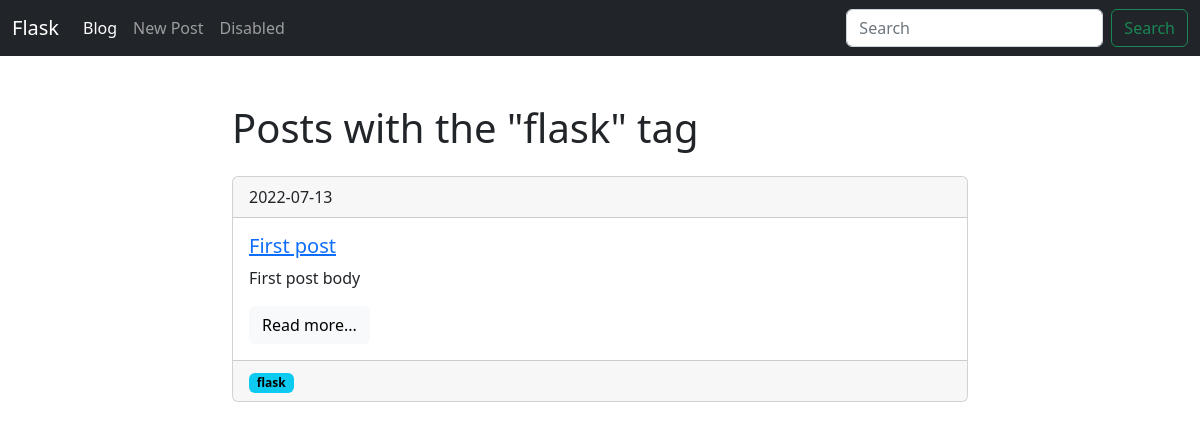
Page /blog/tags/flask on the committed database.
### models.py (models this page shows, shortened)
class Tag(db.Model):
    id = db.Column(db.Integer, primary_key=True)
    title = db.Column(db.String(140))
    slug = db.Column(db.String(140), unique=True)

class Post(db.Model):
    id = db.Column(db.Integer, primary_key=True)
    title = db.Column(db.String(140))
    slug = db.Column(db.String(140), unique=True)
    body = db.Column(db.Text)
    created = db.Column(db.DateTime, default=datetime.now())
    tags = db.relationship('Tag', secondary='posts_tags', backref=db.backref('posts'), lazy='dynamic')

### posts/blueprint.py (the view)
@posts.route('/tags/<slug>')
def tag_detail(slug):
    tag = Tag.query.filter(Tag.slug==slug).first()
    return render_template('posts/tag_detail.html', tag=tag)

### posts/templates/posts/tag_detail.html (shortened to what this page needs)
{% extends 'base.html' %}
{% block content %}
    <h1>Posts with the "{{ tag.title }}" tag</h1>
    {% for post in tag.posts %}
        {% include 'posts/includes/card.html' %}
    {% endfor %}
{% endblock %}

### templates/base.html (shortened to what this page needs)
<!doctype html>
<html lang="en">
<head>
    <link href="https://cdn.jsdelivr.net/npm/bootstrap@5.2.0-beta1/dist/css/bootstrap.min.css" rel="stylesheet">
</head>
<body>
    <nav class="navbar navbar-expand-lg navbar-dark bg-dark mb-5">
      <div class="container-fluid">
        <a class="navbar-brand" href="{{ url_for('index') }}">Flask</a>
        <div class="collapse navbar-collapse" id="navbarSupportedContent">
          <ul class="navbar-nav me-auto mb-2 mb-lg-0">
            <li class="nav-item">
              <a class="nav-link active" aria-current="page" href="{{ url_for('posts.posts_list') }}">Blog</a>
            </li>
            <li class="nav-item">
              <a class="nav-link" href="{{ url_for('posts.post_create') }}">New Post</a>
            </li>
            <li class="nav-item">
              <a class="nav-link" href="#">Disabled</a>
            </li>
          </ul>
          <form class="d-flex" role="search" method="GET">
            <input class="form-control me-2" type="search" placeholder="Search" aria-label="Search" name="q" value="">
            <button class="btn btn-outline-success" type="submit">Search</button>
          </form>
        </div>
      </div>
    </nav>
    <div class="container">
        <div class="row">
            <div class="col-8 mx-auto">
                {% block content %}
                {% endblock %}
            </div>
        </div>
    </div>
</body>
</html>

### posts/templates/posts/includes/card.html
        <div class="card mb-4 mt-4">
          <div class="card-header">
              {{ post.created.date() }}
          </div>
          <div class="card-body">
            <h5 class="card-title">
                <a href="{{ url_for('posts.post_detail', slug=post.slug) }}">{{ post.title }}</a>
            </h5>
            <p class="card-text">{{ post.body }}</p>
            <a href="{{ url_for('posts.post_detail', slug=post.slug) }}" class="btn btn btn-light">Read more...</a>
          </div>
            {% if post.tags.count() %}
            <div class="card-footer text-muted">
                {% for tag in post.tags %}
                    <a href="{{url_for('posts.tag_detail', slug=tag.slug)}}"><span class="badge text-bg-info">{{ tag.title }}</span></a>
                {% endfor %}
            </div>
            {% endif %}
        </div>

### rows in the picture
Tag: title "flask"
Post: created "2022-07-13", title "First post", body "First post body"
